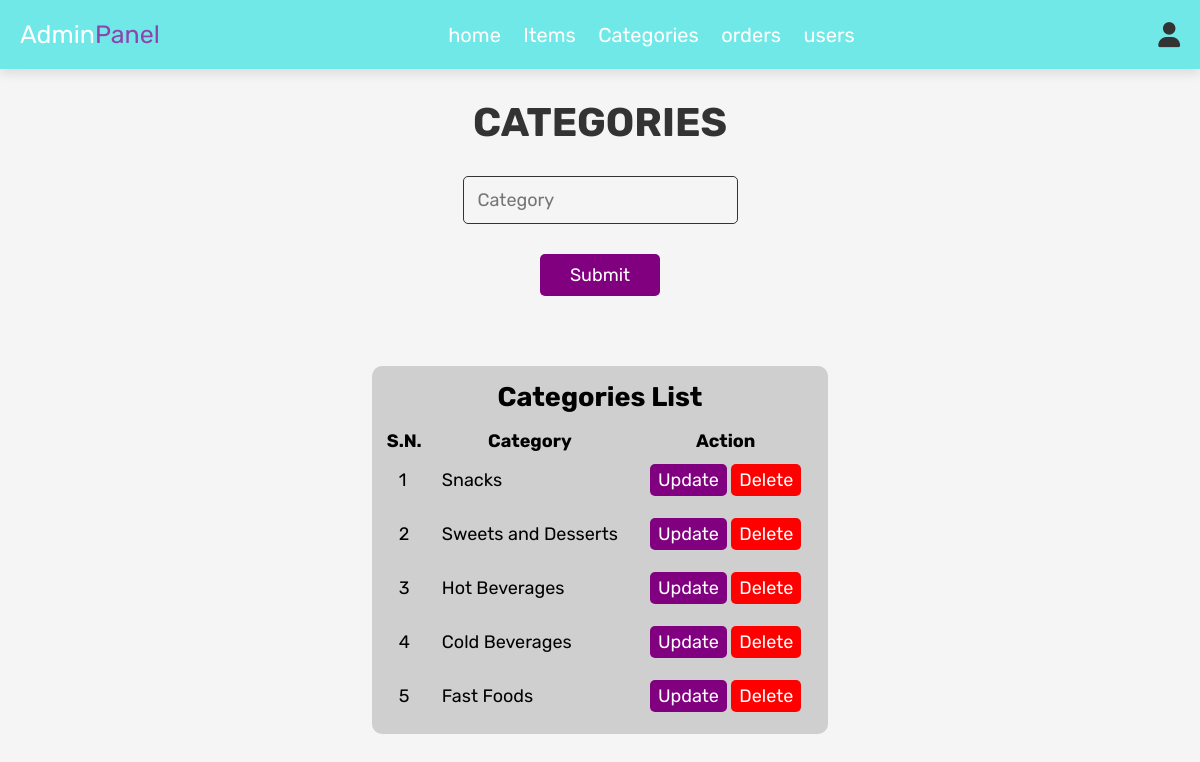
The page /admin_category.php (signed in) on the database its author committed.
### tables this page shows
CREATE TABLE `category_tbl` (
  `category_id` int(11) NOT NULL,
  `category_title` varchar(100) NOT NULL
);

### admin_category.php (the view, shortened to what this page needs)
<?php
include 'config.php';
?>
<!DOCTYPE html>
<html lang="en">
<head>
   <link rel="stylesheet" href="https://cdnjs.cloudflare.com/ajax/libs/font-awesome/6.0.0/css/all.min.css">
   <link rel="stylesheet" href="css/admin_style.css?v=<?php echo time();?>">
</head>
<body>
<?php include 'admin_header.php'; ?>
<section class="category">
   <h1 class="title">Categories</h1>
   <form action="<?php echo $_SERVER['PHP_SELF'] ?>" method="post">
      <div class="inputBox">
         <input type="text" name="category_title" placeholder="Category" />
      </div>
      <div class="btnSubmit">
         <input type="submit" name="btnSubmit">
      </div>
   </form>
</section>
<section class="category_data">
   <div class="data">
      <div >
            <h2 align="center">Categories List</h2>
      </div>
      <div id="table">
         <fieldset>
         <div class="scroll-bg">
         <div class="scroll-div">
         <div class="scroll-object">
            <table>
               <tr>
                  <th>S.N.</th>
                  <th>Category</th>
                  <th>Action</th>
               </tr>
               <?php
               $category_datas = [];
               $category_sql = "SELECT * FROM category_tbl";
               $category_select = mysqli_query($conn,$category_sql);
               if(mysqli_num_rows($category_select)>0)
               {
                  while($row = mysqli_fetch_assoc($category_select))
                  {
                     array_push($category_datas,$row);
                  }
                }
                foreach($category_datas as $key => $category_data)
                {
                  ?>
                     <tr>
                        <td>
                           <?php echo $key+1 ?>
                        </td>
                        <td>
                           <?php echo $category_data['category_title'] ?>
                        </td>
                        <td>
                           <a class = "action" href="update.php?id=<?php echo $route['Route_id']?>">Update</a>
                           <a class = "delete" href="delete.php?id=<?php echo $route['Route_id']?>" onclick="return confirm('Are you sure to delete?')">Delete</a>
                        </td>
                     </tr>
                  <?php
                }
                ?>
            </table>
         </div>
         </div>
         </div>
      </fieldset>
      </div>
     </div>
</section>
</body>
</html>

### css/admin_style.css (style rules this page uses)
:root { --purple:#8e44ad; --red:#c0392b; --orange:#f39c12; --black:#333; --white:#fff; --light-color:#666; --light-white:#ccc; --light-bg:#f5f5f5; --border:.1rem solid var(--black); --box-shadow:0 .5rem 1rem rgba(0,0,0,.1); }
* { font-family: 'Rubik', sans-serif; margin:0; padding:0; box-sizing: border-box; outline: none; border:none; text-decoration: none; transition:all .2s linear; }
html { font-size: 62.5%; overflow-x: hidden; }
body { background-color: var(--light-bg); }
section { padding:3rem 2rem; }
.title { text-align: center; margin-bottom: 2rem; text-transform: uppercase; color:var(--black); font-size: 4rem; }
.category_data { font-size: 1.8rem; display: flex; justify-content: center; }
.category_data .data { padding: 10px; color: black; width: auto; height: auto; background-color: #cfcfcf; border-radius: 10px; }
.category_data .data a { margin:0.2rem 0; padding:0.5rem 0.8rem; border:var(--border); border-radius: .5rem; background-color: var(--light-bg); color:var(--black); width: 100%; border:none; }
.category_data .data .action { background-color: purple; color: white; }
.category_data .data .delete { background-color: red; color: white; }
.category_data .data td { padding: 15px; }
.category_data .data h2 { padding: 5px 0 15px 0; }
.category { display: flex; justify-content: center; align-items: center; width: 100%; flex-direction: column; }
.category .inputBox input { width: 100%; background-color: var(--light-bg); border-radius: 0.5rem; margin: 1rem 0; padding: 1.2rem 1.4rem; color: var(--black); font-size: 1.8rem; border: var(--border); }
.category .btnSubmit { margin: 10px; display: flex; justify-content: center; }
.category .btnSubmit input { background-color: purple; margin-top: 1rem; padding: 1rem 3rem; cursor: pointer; color: var(--white); font-size: 1.8rem; border-radius: 0.5rem; }

### rows shown on the page
category_tbl: category_title "Snacks"
category_tbl: category_title "Sweets and Desserts"
category_tbl: category_title "Hot Beverages"
category_tbl: category_title "Cold Beverages"
category_tbl: category_title "Fast Foods"
